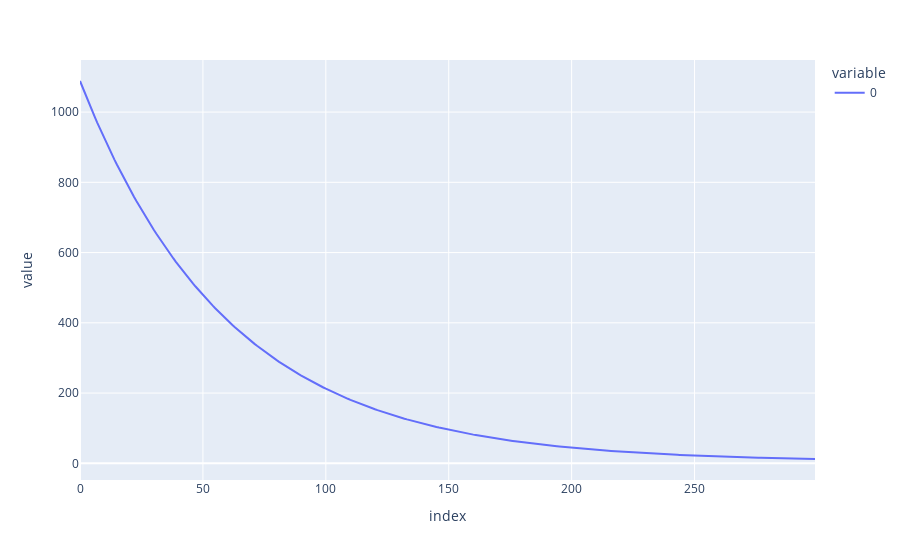

The code cell stored with this chart in its notebook:
### Code cell
px.line(c_h[:300])

### Figure 1 — Plotly figure (JSON) as saved in the notebook; plotly's stock layout.template omitted (floating-point values rounded to 4 significant figures; data arrays with more than 128 entries replaced by an {"elided": "..."} marker saying what was removed)
{"data": [{"hovertemplate": "variable=0<br>index=%{x}<br>value=%{y}<extra></extra>", "legendgroup": "0", "line": {"color": "#636efa", "dash": "solid"}, "mode": "lines", "name": "0", "orientation": "v", "showlegend": true, "type": "scatter", "x": {"elided": "300 int values"}, "xaxis": "x", "y": {"elided": "300 float values"}, "yaxis": "y"}], "layout": {"autosize": true, "legend": {"title": {"text": "variable"}, "tracegroupgap": 0}, "margin": {"t": 60}, "xaxis": {"anchor": "y", "autorange": true, "domain": [0, 1], "range": [0, 299], "title": {"text": "index"}, "type": "linear"}, "yaxis": {"anchor": "x", "autorange": true, "domain": [0, 1], "range": [-47.52, 1148.0], "title": {"text": "value"}, "type": "linear"}}}
